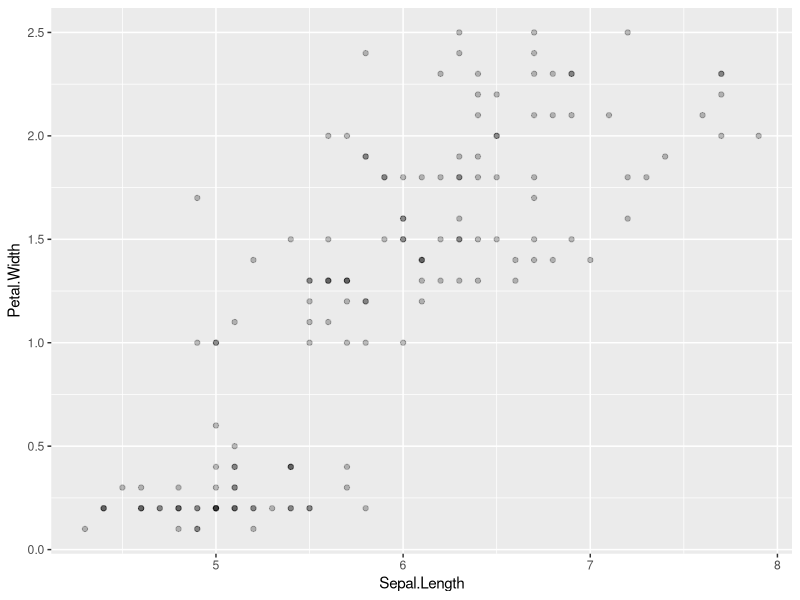
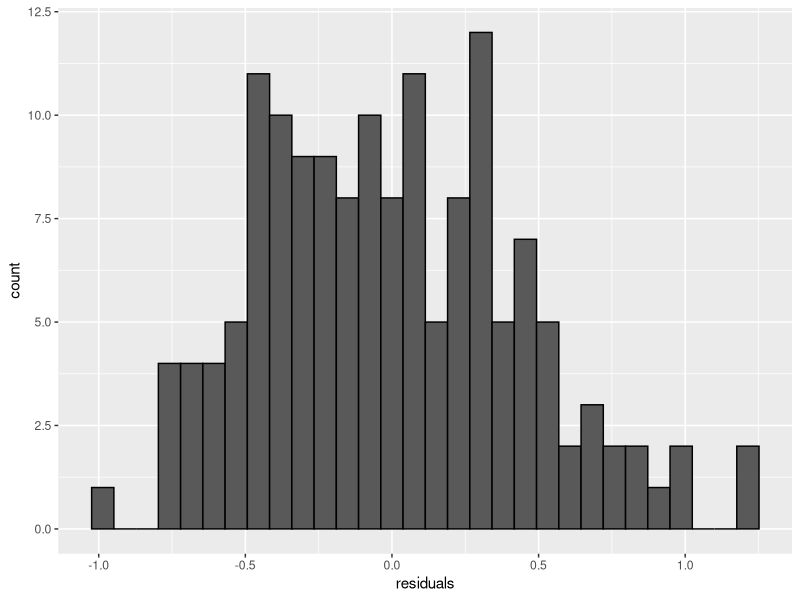

Source code (R) for these figures, in order:
## ---- chunk 1
# please do not alter this code chunk
knitr::opts_chunk$set(echo = TRUE, message = FALSE)
library("broom")
library("tidyverse")
set.seed(992) # makes sure random numbers are reproducible
## ---- chunk 2
ggplot(iris, aes(Sepal.Length, Petal.Width)) +
  geom_point(alpha = .25)
## ---- chunk 3
iris_mod <- lm(Petal.Width ~ Sepal.Length, iris)

summary(iris_mod) #print out the model summary
## ---- chunk 4
residuals <- residuals(iris_mod)

ggplot() +
  geom_histogram(aes(residuals), color = "black")
## ---- chunk 5
iris_pred <- predict(iris_mod, tibble(Sepal.Length = c(5.25, 6.3)))

iris_pred # print the predicted values
## ---- chunk 6
X <- 1:10
err <- rnorm(10, sd = 2)
Yi <- 3 - 7 * X + err

Yi # print the values of Yi
## ---- chunk 7

sim_lm_data <- function(n = 100, b0 = 0, b1 = 0, 
                        X_mu = 0, X_sd = 1, err_sd = 1) {
  tibble(
    id = 1:n,
    X = rnorm(n, X_mu, X_sd),
    err = rnorm(n, 0, err_sd),
    Y = b0 + b1*X + err
  ) %>%
    select(id, X, Y)
}

dat6 <- sim_lm_data(n = 10) # do not edit

knitr::kable(dat6) # print table
## ---- chunk 8

dat7 <- sim_lm_data(n = 10000, b0 = 80, b1 = 0.5, 
                   X_mu = 0, X_sd = 1, err_sd = 2)

mod7 <- lm(Y ~ X, data = dat7)

summary(mod7) # print summary

## ---- chunk 9
# ... lets you include any arguments to send to sim_lm_data()
sim_lm_power <- function(...) {
  dat <- sim_lm_data(...)
  lm(Y~X, dat) %>% 
    broom::tidy() %>%
    filter(term == "X") %>%
    pull(p.value)
}

p_values <- replicate(1000, sim_lm_power(n = 50, b0 = 80, b1 = 0.5, X_mu = 0, X_sd = 1, err_sd = 2))

power <- mean(p_values < .05)

power # print the value
## ---- chunk 10

p_values <- replicate(1000, sim_lm_power(n = 50))

false_pos <- mean(p_values < .05)

false_pos # print the value
